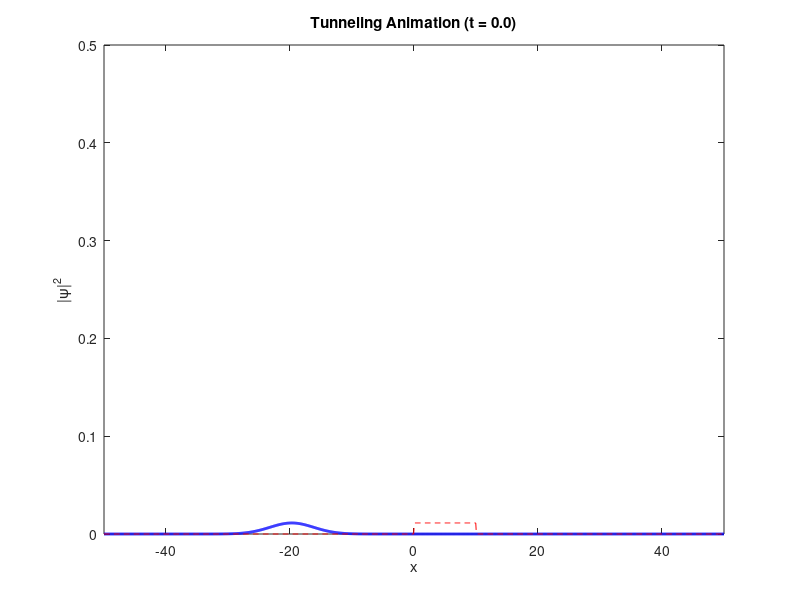

MATLAB code for this plot: (Note: this script raises an error after producing the figure.)
% tunneling_animator.m
% Simulate 1D Gaussian wavepacket hitting a barrier

clear; clc; close all;

% Parameters
x = linspace(-50, 50, 1000);
dx = x(2)-x(1);
tMax = 100; dt = 1;
k0 = 3;
sigma = 5;
x0 = -20;

% Barrier
V0 = 1;
V = zeros(size(x));
V(x > 0 & x < 10) = V0;

outputFolder = 'output';
gifName = 'tunneling.gif';
gifOn = true;
if gifOn && ~exist(outputFolder, 'dir')
    mkdir(outputFolder);
end

% Initial wavefunction
psi = exp(1i * k0 * x) .* exp(-((x - x0).^2) / (2 * sigma^2));
psi = psi / sqrt(trapz(abs(psi).^2));

% Time evolution setup
N = length(x);
T = tMax;
frames = [];

% Crank-Nicolson parameters
hbar = 1; m = 1;
alpha = 1i * hbar * dt / (2 * m * dx^2);
mainDiag = (1 + 2 * alpha) + 1i * dt * V / (2 * hbar);
offDiag = -alpha * ones(1, N-1);

A = diag(mainDiag) + diag(offDiag, 1) + diag(offDiag, -1);
B = diag(conj(mainDiag)) - diag(offDiag, 1) - diag(offDiag, -1);

[L, U] = lu(A);

figure('Color','w');
for t = 0:dt:T
    % Time evolution
    b = B * psi.';
    psi = U \ (L \ b);

    % Plot
    plot(x, abs(psi).^2, 'b', 'LineWidth', 2); hold on;
    plot(x, V / V0 * max(abs(psi).^2), 'r--'); hold off;
    axis([-50 50 0 0.5]); xlabel('x'); ylabel('|\psi|^2');
    title(sprintf('Tunneling Animation (t = %.1f)', t));
    drawnow;

    % Save to GIF
    if gifOn
        frame = getframe(gcf);
        img = frame2im(frame);
        [imind, cm] = rgb2ind(img, 256);
        if t == 0
            imwrite(imind, cm, fullfile(outputFolder, gifName), 'gif', 'Loopcount', inf, 'DelayTime', 0.05);
        else
            imwrite(imind, cm, fullfile(outputFolder, gifName), 'gif', 'WriteMode', 'append', 'DelayTime', 0.05);
        end
    end
end
